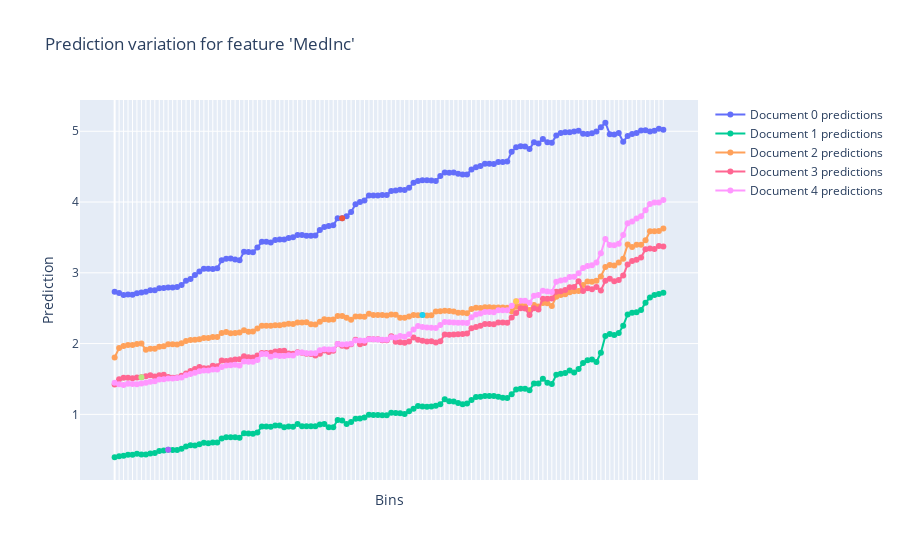
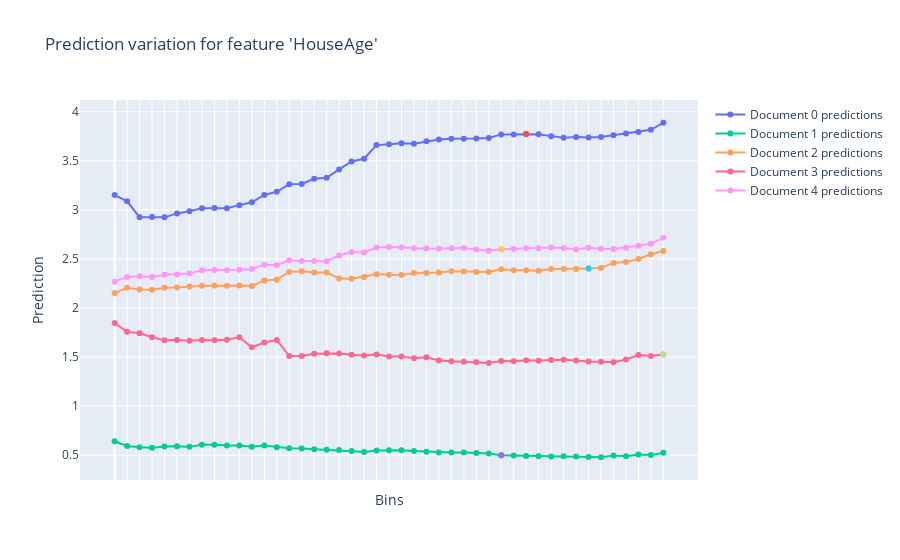
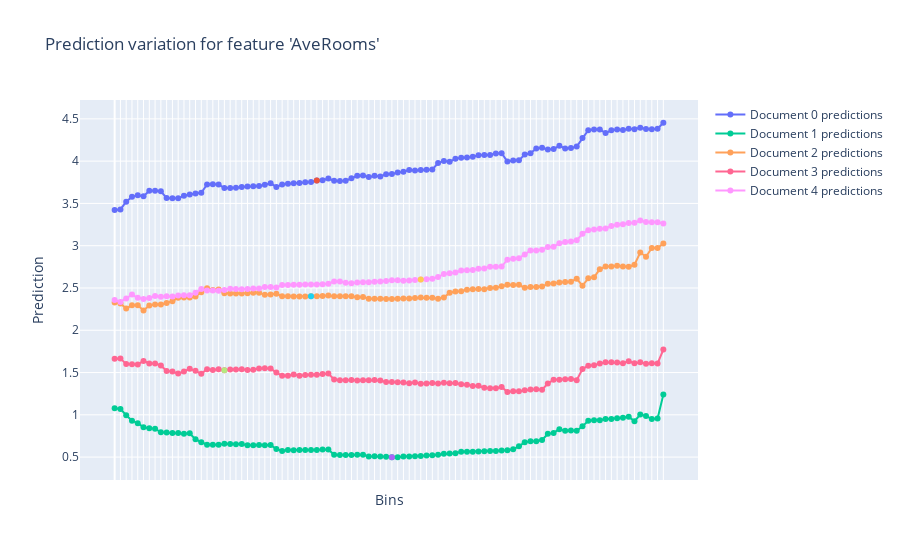
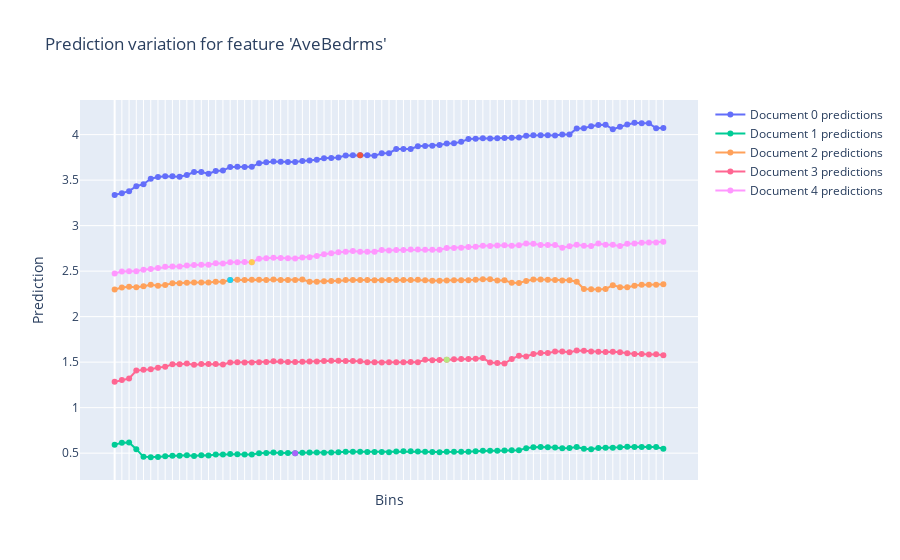

Source (notebook cell) for these figures, in order:
### Code cell
# Display plot of independent numeric variables by varying the values and seeing predictions vary
cbr_model.plot_predictions(X_test[:5], features_to_change=X_train.columns.tolist());
